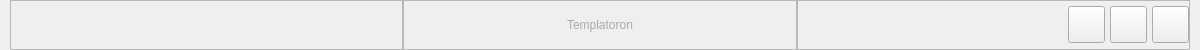
<?xml version="1.0" encoding="UTF-8"?>
<ui version="4.0">
 <class>TitleBar</class>
 <widget class="QWidget" name="TitleBar">
  <property name="geometry">
   <rect>
    <x>0</x>
    <y>0</y>
    <width>1200</width>
    <height>50</height>
   </rect>
  </property>
  <property name="windowTitle">
   <string/>
  </property>
  <property name="styleSheet">
   <string notr="true">#TitleBar QPushButton {
	min-width: 35px;
	max-width: 35px;
	min-height: 35px;
	max-height:35px;
}
#BtnClose {
	border-image: url(:/titlebar/titlebar/close.svg);
}
#BtnMin {
	border-image: url(:/titlebar/titlebar/minus.svg);
}
#BtnMax {
	border-image: url(:/titlebar/titlebar/maximize.svg);
}
#TitleBarTitle {
	font: 12pt &quot;Inter&quot;;
	color: #aaa;
}</string>
  </property>
  <layout class="QHBoxLayout" name="horizontalLayout" stretch="1,1,1">
   <property name="spacing">
    <number>0</number>
   </property>
   <property name="leftMargin">
    <number>10</number>
   </property>
   <property name="topMargin">
    <number>0</number>
   </property>
   <property name="rightMargin">
    <number>10</number>
   </property>
   <property name="bottomMargin">
    <number>0</number>
   </property>
   <item>
    <widget class="QFrame" name="Left">
     <property name="frameShape">
      <enum>QFrame::StyledPanel</enum>
     </property>
     <property name="frameShadow">
      <enum>QFrame::Raised</enum>
     </property>
     <layout class="QHBoxLayout" name="horizontalLayout_4"/>
    </widget>
   </item>
   <item>
    <widget class="QFrame" name="Middle">
     <property name="frameShape">
      <enum>QFrame::StyledPanel</enum>
     </property>
     <property name="frameShadow">
      <enum>QFrame::Raised</enum>
     </property>
     <layout class="QHBoxLayout" name="horizontalLayout_3">
      <property name="spacing">
       <number>0</number>
      </property>
      <property name="leftMargin">
       <number>0</number>
      </property>
      <property name="topMargin">
       <number>0</number>
      </property>
      <property name="rightMargin">
       <number>0</number>
      </property>
      <property name="bottomMargin">
       <number>0</number>
      </property>
      <item>
       <widget class="QLabel" name="TitleBarTitle">
        <property name="text">
         <string>Templatoron</string>
        </property>
        <property name="alignment">
         <set>Qt::AlignCenter</set>
        </property>
       </widget>
      </item>
     </layout>
    </widget>
   </item>
   <item>
    <widget class="QFrame" name="Right">
     <property name="sizePolicy">
      <sizepolicy hsizetype="Preferred" vsizetype="Preferred">
       <horstretch>0</horstretch>
       <verstretch>0</verstretch>
      </sizepolicy>
     </property>
     <property name="layoutDirection">
      <enum>Qt::LeftToRight</enum>
     </property>
     <property name="frameShape">
      <enum>QFrame::StyledPanel</enum>
     </property>
     <property name="frameShadow">
      <enum>QFrame::Raised</enum>
     </property>
     <layout class="QHBoxLayout" name="horizontalLayout_2">
      <property name="spacing">
       <number>5</number>
      </property>
      <property name="leftMargin">
       <number>0</number>
      </property>
      <property name="topMargin">
       <number>0</number>
      </property>
      <property name="rightMargin">
       <number>0</number>
      </property>
      <property name="bottomMargin">
       <number>0</number>
      </property>
      <item>
       <spacer name="horizontalSpacer">
        <property name="orientation">
         <enum>Qt::Horizontal</enum>
        </property>
        <property name="sizeType">
         <enum>QSizePolicy::MinimumExpanding</enum>
        </property>
        <property name="sizeHint" stdset="0">
         <size>
          <width>40</width>
          <height>20</height>
         </size>
        </property>
       </spacer>
      </item>
      <item>
       <widget class="QPushButton" name="BtnMin">
        <property name="cursor">
         <cursorShape>PointingHandCursor</cursorShape>
        </property>
        <property name="text">
         <string/>
        </property>
       </widget>
      </item>
      <item>
       <widget class="QPushButton" name="BtnMax">
        <property name="cursor">
         <cursorShape>PointingHandCursor</cursorShape>
        </property>
        <property name="text">
         <string/>
        </property>
       </widget>
      </item>
      <item>
       <widget class="QPushButton" name="BtnClose">
        <property name="minimumSize">
         <size>
          <width>35</width>
          <height>35</height>
         </size>
        </property>
        <property name="maximumSize">
         <size>
          <width>35</width>
          <height>35</height>
         </size>
        </property>
        <property name="cursor">
         <cursorShape>PointingHandCursor</cursorShape>
        </property>
        <property name="text">
         <string/>
        </property>
       </widget>
      </item>
     </layout>
    </widget>
   </item>
  </layout>
 </widget>
 <resources>
  <include location="../assets/assets.qrc"/>
 </resources>
 <connections/>
</ui>
